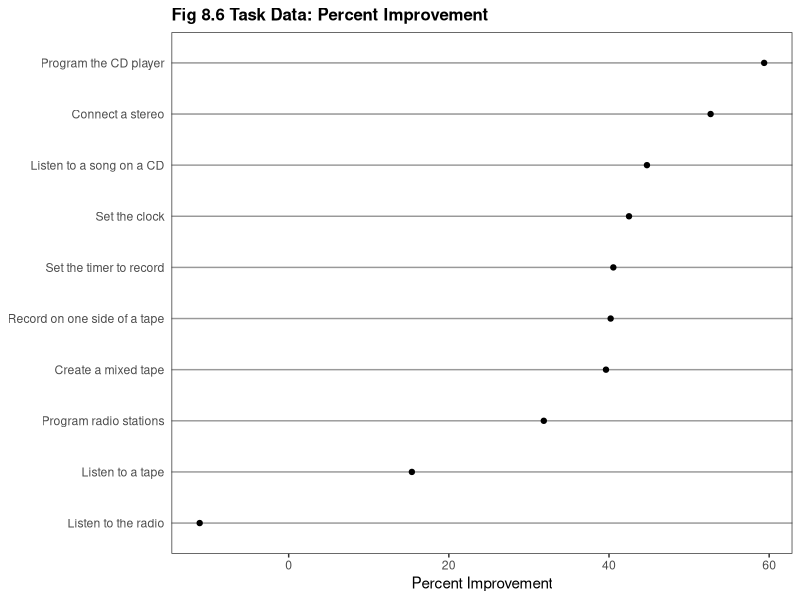
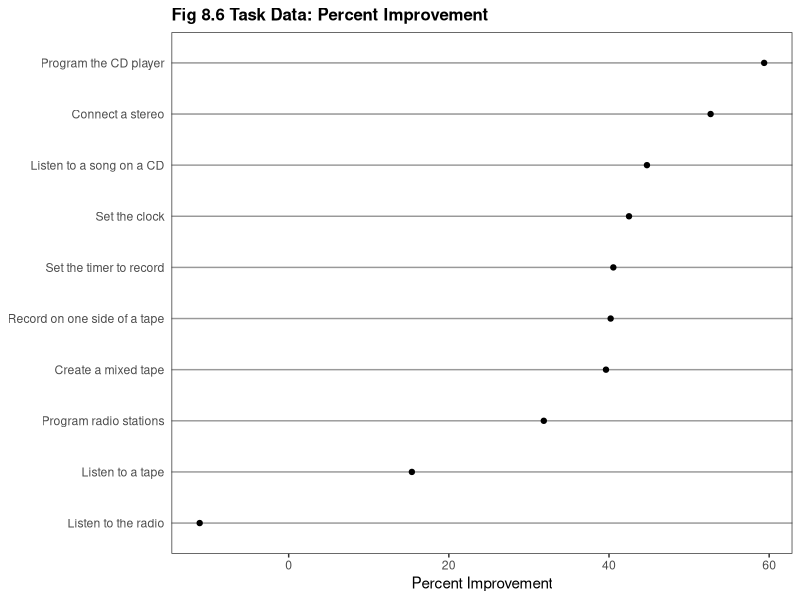

These charts were generated, in order, by the following R code:
library(ggplot2)

this_base <- "fig08-06_task-data-percent-improvement"

my_data <- data.frame(
  task = c("Connect a stereo", "Create a mixed tape", "Program radio stations", 
           "Record on one side of a tape", "Program the CD player", 
           "Set the clock", "Set the timer to record", 
           "Listen to a song on a CD", "Listen to a tape", 
           "Listen to the radio"),
  Revised = c(8.8, 9.6, 7.7, 5.8, 2.6, 2.3, 2.2, 2.1, 2.2, 1.0),
  Original = c(18.6, 15.9, 11.3, 9.7, 6.4, 4.0, 3.7, 3.8, 2.6, 0.9))

my_data$improvement <- with(my_data, Original - Revised)
my_data$pct_improvement <- with(my_data, 100 * improvement/Original)

p <- ggplot(my_data,
            aes(x = pct_improvement, y = reorder(task, pct_improvement))) +
  geom_point() +
  scale_x_continuous(breaks = seq(0, 60, 20)) +
  labs(x = "Percent Improvement", y = NULL) +
  ggtitle("Fig 8.6 Task Data: Percent Improvement") +
  theme_bw() +
  theme(panel.grid.major.y = element_line(colour = "grey60"),
        panel.grid.major.x = element_blank(),
        panel.grid.minor = element_blank(),
        plot.title = element_text(size = rel(1.1), face = "bold"),
        axis.ticks.y = element_blank())

p

ggsave(paste0(this_base, ".png"),
       p, width = 6, height = 6)
